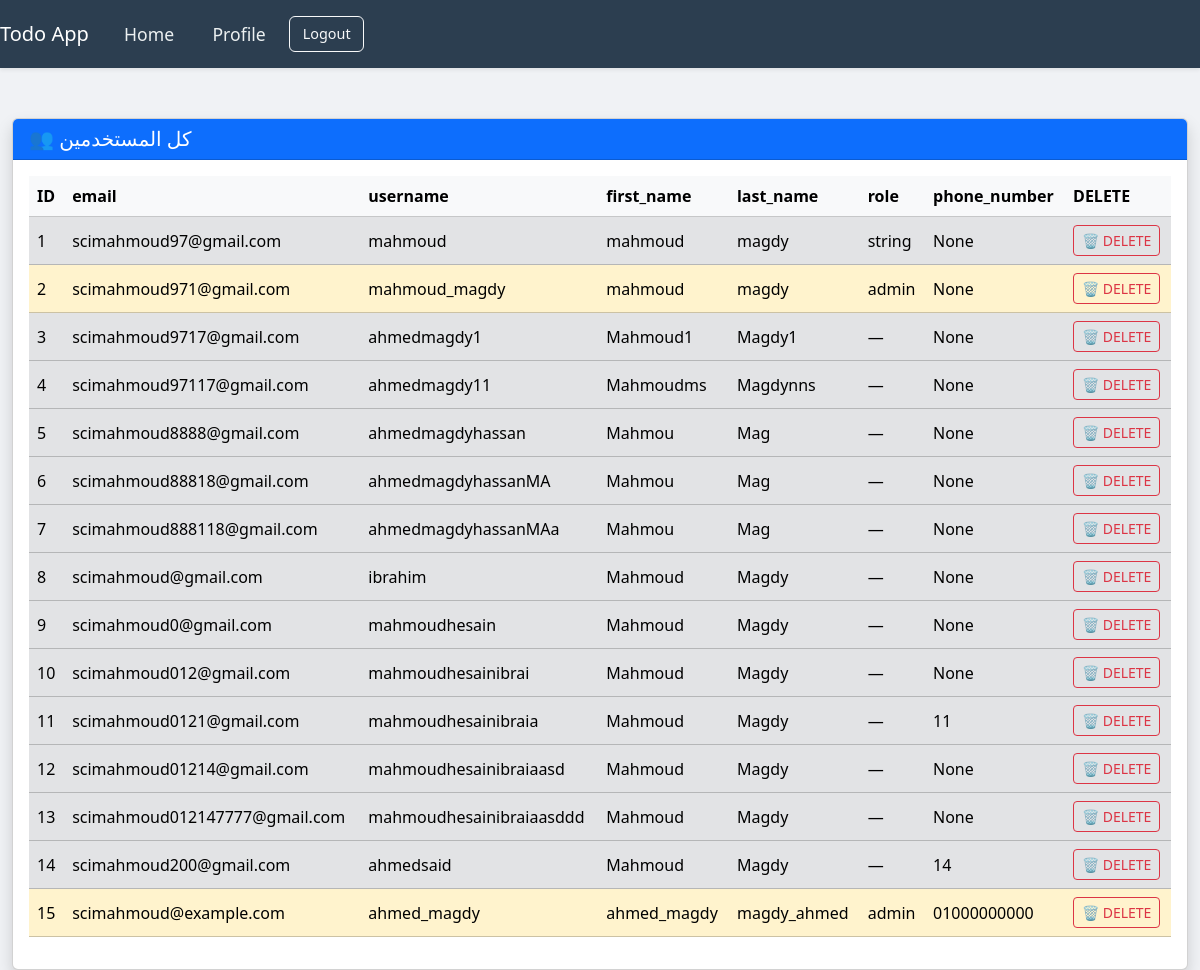
/admin/users (signed in), run on the app's committed database.
### models.py (models this page shows)
class Users(Base):
    __tablename__ = 'users'
    id = Column(Integer,primary_key=True,index=True)
    email = Column(String,unique=True)
    username = Column(String,unique=True)
    first_name = Column(String)
    last_name = Column(String)
    hashed_password = Column(String)
    is_active =Column(Boolean,default=True)
    role = Column(String)
    phone_number = Column(String)

### routers/admin.py (the view)
@router.get("/users", response_class=HTMLResponse)
async def view_all_users(request: Request, user: user_dependency, db: db_dependency):
    if user is None:
        raise HTTPException(status_code=401, detail="Not authorized")
    users = db.query(Users).all()
    return templates.TemplateResponse("admin_users.html", {
        "request": request,
        "users": users,
        "user": user  # علشان تستخدمه في الـ navbar
    })

### templates/admin_users.html (shortened to what this page needs)
<!DOCTYPE html>
<html lang="ar">
<head>
    <link href="https://cdnjs.cloudflare.com/ajax/libs/bootstrap/5.3.2/css/bootstrap.min.css" rel="stylesheet">
</head>
<body style="background-color: #f0f2f5;">
    {% include 'navbar.html' %}
    <div class="container-fluid mt-5">
        <div class="card shadow">
            <div class="card-header bg-primary text-white d-flex justify-content-between align-items-center">
                <h5 class="mb-0">👥 كل المستخدمين</h5>
            </div>
            <div class="card-body">
                {% if users %}
                <div class="table-responsive">
                    <table class="table table-hover align-middle">
                        <thead class="table-light">
                            <tr>
                                <th>ID</th>
                                <th>email</th>
                                <th>username </th>
                                <th>first_name</th>
                                <th>last_name</th>
                                <th>role</th>
                                <th>phone_number </th>
                                <th>DELETE</th>
                            </tr>
                        </thead>
                        <tbody>
                            {% for u in users %}
                            <tr class="{% if u.role == 'admin' %}table-warning{% elif u.role == 'user' %}table-light{% else %}table-secondary{% endif %}">
                                <td>{{ u.id }}</td>
                                <td>{{ u.email }}</td>
                                <td>{{ u.username }}</td>
                                <td>{{ u.first_name }}</td>
                                <td>{{ u.last_name }}</td>
                                <td>{{ u.role or '—' }}</td>
                                <td>{{ u.phone_number }}</td>
                                <td>
                                    <form method="POST" action="/admin/delete_user/{{ u.id }}">
                                        <button type="submit" class="btn btn-sm btn-outline-danger">🗑 DELETE</button>
                                    </form>
                                </td>
                            </tr>
                            {% endfor %}
                        </tbody>
                    </table>
                </div>
                {% else %}
                <p class="text-muted text-center">لا يوجد مستخدمين حالياً.</p>
                {% endif %}
            </div>
        </div>
    </div>
</body>
</html>

### templates/navbar.html (shortened to what this page needs)
<div>
    <nav class="navbar navbar-expand-md navbar-dark main-color fixed-top shadow-sm">
        <a class="navbar-brand" href="/todos">Todo App</a>
        <div class="collapse navbar-collapse" id="navbarNav">
            <ul class="navbar-nav">
                {% if user %}
                <li class="nav-item">
                    <a class="nav-link" href="/todos">Home</a>
                </li>
                <li class="nav-item">
                    <a class="nav-link" href="/users/profile">Profile</a>
                </li>
                {% endif %}
            </ul>
            <ul class="navbar-nav ml-auto">
                {% if user %}
                <li class="nav-item m-1">
                    <a type="button" class="btn btn-outline-light" href="/auth/logout">Logout</a>
                </li>
                {% endif %}
            </ul>
        </div>
    </nav>
</div>

### templates/navbar.html (style rules this page uses)
.main-color { background-color: #2c3e50; }
.navbar-nav .nav-item .nav-link { font-size: 1.1rem; color: #ecf0f1; padding: 0.8rem 1.2rem; }
.navbar-nav .nav-item .btn { font-size: 0.9rem; padding: 0.4rem 0.8rem; }
.shadow-sm { box-shadow: 0px 2px 4px rgba(0, 0, 0, 0.1); }
body { padding-top: 70px; }

### data on the page
Users: id "1", email "scimahmoud97@gmail.com", username "mahmoud", first_name "mahmoud", last_name "magdy", role "string", phone_number "None"
Users: id "2", email "scimahmoud971@gmail.com", username "mahmoud_magdy", first_name "mahmoud", last_name "magdy", role "admin", phone_number "None"
Users: id "3", email "scimahmoud9717@gmail.com", username "ahmedmagdy1", first_name "Mahmoud1", last_name "Magdy1", role "—", phone_number "None"
Users: id "4", email "scimahmoud97117@gmail.com", username "ahmedmagdy11", first_name "Mahmoudms", last_name "Magdynns", role "—", phone_number "None"
Users: id "5", email "scimahmoud8888@gmail.com", username "ahmedmagdyhassan", first_name "Mahmou", last_name "Mag", role "—", phone_number "None"
Users: id "6", email "scimahmoud88818@gmail.com", username "ahmedmagdyhassanMA", first_name "Mahmou", last_name "Mag", role "—", phone_number "None"
Users: id "7", email "scimahmoud888118@gmail.com", username "ahmedmagdyhassanMAa", first_name "Mahmou", last_name "Mag", role "—", phone_number "None"
Users: id "8", email "scimahmoud@gmail.com", username "ibrahim", first_name "Mahmoud", last_name "Magdy", role "—", phone_number "None"
Users: id "9", email "scimahmoud0@gmail.com", username "mahmoudhesain", first_name "Mahmoud", last_name "Magdy", role "—", phone_number "None"
Users: id "10", email "scimahmoud012@gmail.com", username "mahmoudhesainibrai", first_name "Mahmoud", last_name "Magdy", role "—", phone_number "None"
Users: id "11", email "scimahmoud0121@gmail.com", username "mahmoudhesainibraia", first_name "Mahmoud", last_name "Magdy", role "—", phone_number "11"
Users: id "12", email "scimahmoud01214@gmail.com", username "mahmoudhesainibraiaasd", first_name "Mahmoud", last_name "Magdy", role "—", phone_number "None"
Users: id "13", email "scimahmoud012147777@gmail.com", username "mahmoudhesainibraiaasddd", first_name "Mahmoud", last_name "Magdy", role "—", phone_number "None"
Users: id "14", email "scimahmoud200@gmail.com", username "ahmedsaid", first_name "Mahmoud", last_name "Magdy", role "—", phone_number "14"
Users: id "15", email "scimahmoud@example.com", username "ahmed_magdy", first_name "ahmed_magdy", last_name "magdy_ahmed", role "admin", phone_number "01000000000"
